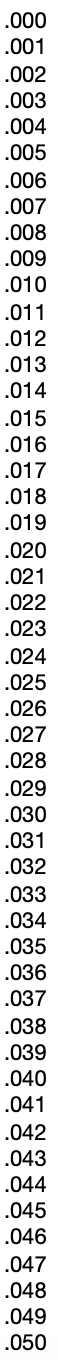
#> input picture assets/labeled-images/1.png, 58 x 1360 px
$ python transform-dimension.py
#> lines starting #> are read from the running program, lines starting #| are printed output that depends on the picture
from PIL import Image

"""
Transform images dimensions into 2000x1650 by adding whitespace
"""

# Open image
img_path = "assets/labeled-images/1.png"
im = Image.open(img_path)
#> im is the input picture: PIL image 58x1360 RGBA; mean R, G, B, A 216.7, 216.7, 216.7, 255

# Get current size
width, height = im.size
#> width = 58; height = 1360

# Create new image with the desired size
new_im = Image.new('RGB', (2000, 1650), (255, 255, 255))
#> new_im: PIL image 2000x1650 RGB; every value is 255

# Paste the old image into the new image at the top left corner
new_im.paste(im, (0, 0))
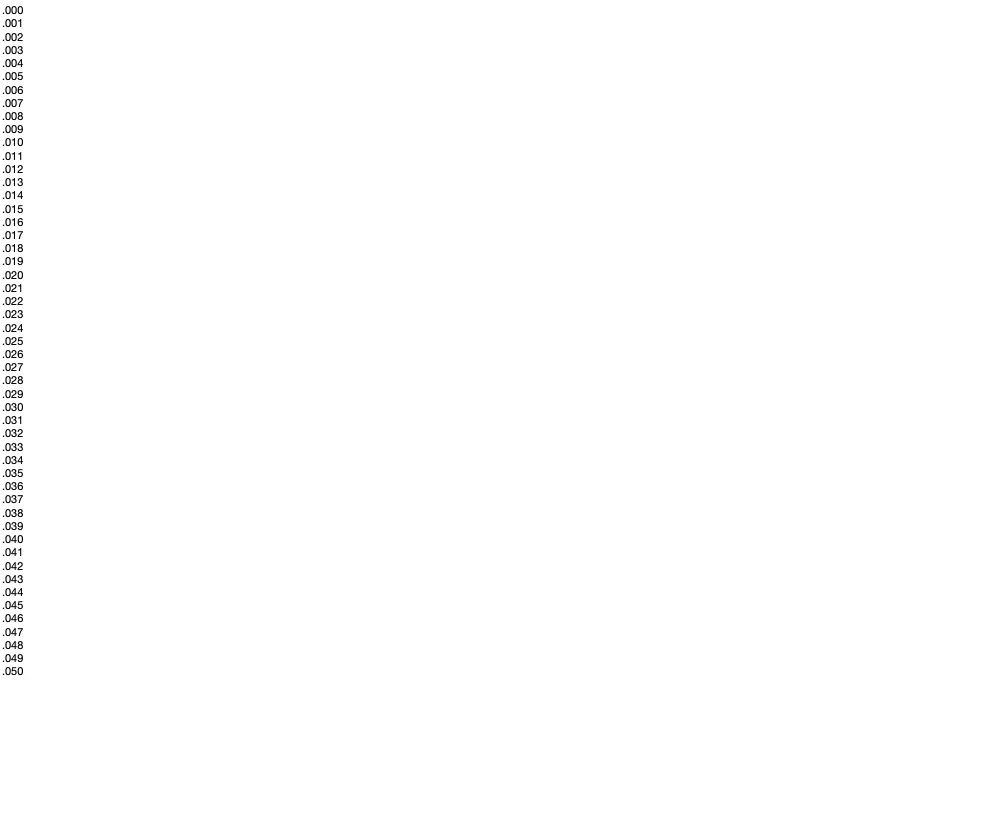
#> new_im: PIL image 2000x1650 RGB (shown at 1/2 size); min 0, max 255, mean 254.1

# Convert to grayscale
new_im = new_im.convert('L')
#> new_im: PIL image 2000x1650 L

# Save the new image
new_im.save(img_path)

$ run again, with assets/labeled-images/15.png copied over assets/labeled-images/1.png
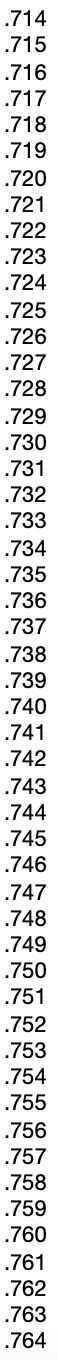
#> input picture assets/labeled-images/15.png, 58 x 1360 px
#> im is the input picture: PIL image 58x1360 RGBA; mean R, G, B, A 221.2, 221.2, 221.2, 255
#> `new_im.paste(im, (0, 0))`:
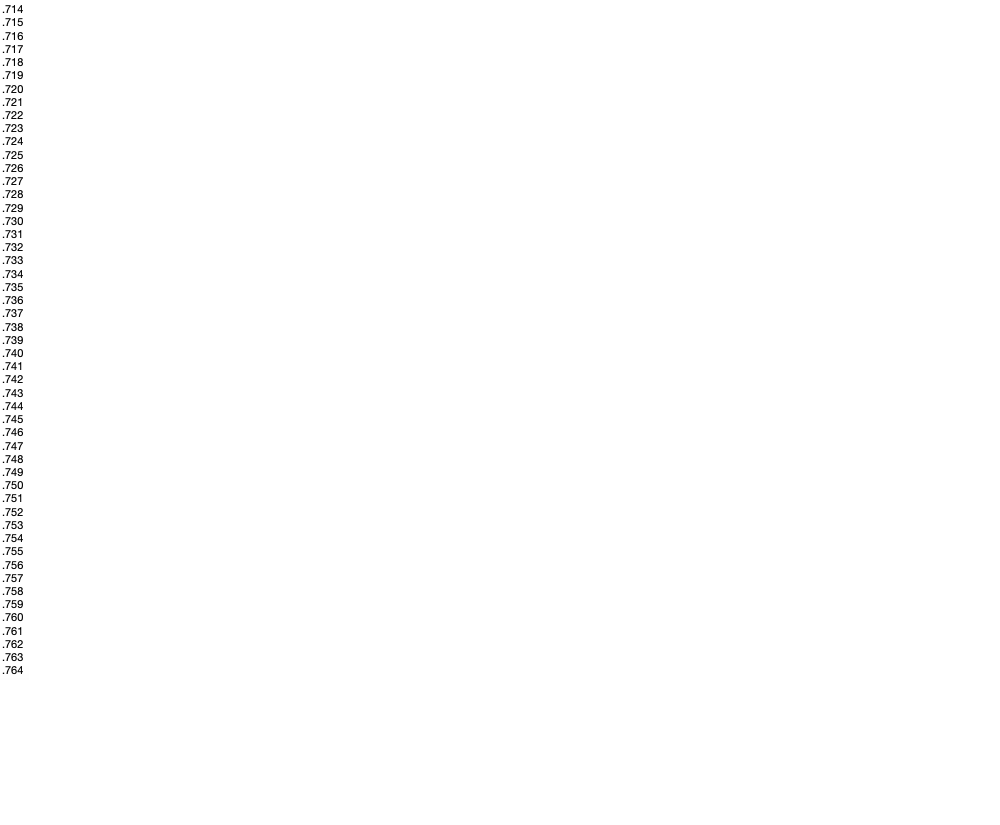
#> new_im: PIL image 2000x1650 RGB (shown at 1/2 size); min 0, max 255, mean 254.2
